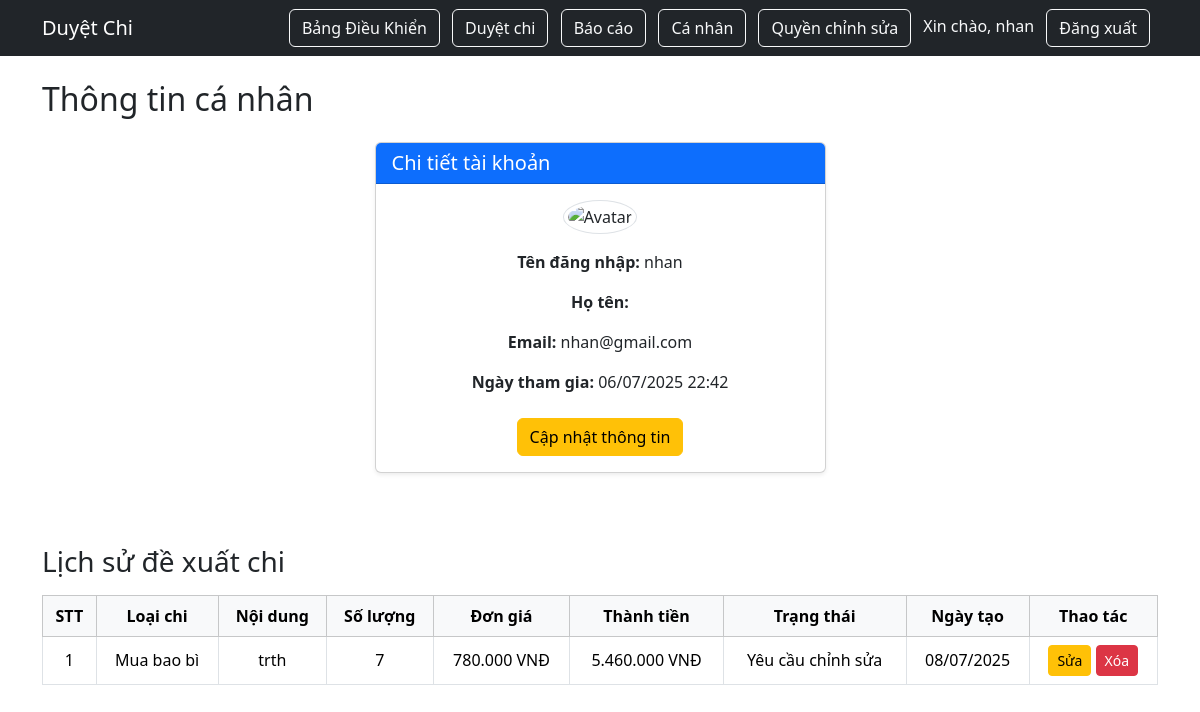
Screenshot of /profile/ (signed in) with the database file from the repository.
### hello/models.py (models this page shows, shortened)
class ExpenseRequest(models.Model):
    EXPENSE_TYPE_CHOICES = [
        ('packaging', 'Mua bao bì'),
        ('maintenance', 'Bảo dưỡng máy'),
        ('fertilizer', 'Mua phân bón'),
    ]
    STATUS_CHOICES = [
        ('submitted', 'Đã gửi'),
        ('manager_approved', 'Trưởng bộ phận duyệt'),
        ('accountant_approved', 'Kế toán duyệt'),
        ('director_approved', 'Giám đốc duyệt'),
        ('rejected', 'Từ chối'),
        ('edit_required', 'Yêu cầu chỉnh sửa'),
    ]
    employee = models.ForeignKey(User, on_delete=models.CASCADE)
    expense_type = models.CharField(max_length=50, choices=EXPENSE_TYPE_CHOICES)
    reason = models.TextField()
    invoice_image = models.ImageField(upload_to='invoices/', blank=True, null=True)
    status = models.CharField(max_length=30, choices=STATUS_CHOICES, default='submitted')
    created_at = models.DateTimeField(auto_now_add=True)
    updated_at = models.DateTimeField(auto_now=True)
    manager_comment = models.TextField(blank=True, null=True)
    accountant_comment = models.TextField(blank=True, null=True)
    director_comment = models.TextField(blank=True, null=True)
    detail = models.CharField(max_length=255, verbose_name="Chi tiết")
    content = models.TextField(verbose_name="Nội dung")
    quantity = models.PositiveIntegerField(verbose_name="Số lượng")
    unit_price = models.DecimalField(max_digits=12, decimal_places=2, verbose_name="Đơn giá")
    @property
    def total_price(self):
        return self.quantity * self.unit_price

### hello/views.py (the view)
# urls.py: path('profile/', views.profile, name='profile'),
@login_required
def profile(request):
    profile, _ = UserProfile.objects.get_or_create(user=request.user)
    expense_history = ExpenseRequest.objects.filter(employee=request.user).order_by('created_at')
    return render(request, 'hello/profile.html', {
        'profile': profile,
        'expense_history': expense_history,
    })

### hello/templatetags/extra_filters.py (called while the page is built)
@register.filter
def format_vnd(value):
    try:
        value = int(value)
        return f"{value:,}".replace(",", ".")
    except:
        return value

### hello/templates/hello/profile.html (shortened to what this page needs)
{% extends "hello/layout.html" %}
{% load static %}
{% load extra_filters %}
{% block content %}
<h2 class="mb-4">Thông tin cá nhân</h2>
<div class="row justify-content-center">
    <div class="col-md-6 col-lg-5">
        <div class="card shadow-sm mb-4">
            <div class="card-header bg-primary text-white">
                <h5 class="mb-0">Chi tiết tài khoản</h5>
            </div>
            <div class="card-body text-center">
                <div class="mb-3">
                    {% if profile.avatar %}
                        <img src="{{ profile.avatar.url }}" alt="Avatar" style="width:150px; height:150px; border-radius:50%; object-fit:cover;">
                    {% else %}
                        <img src="{% static 'default-avatar.png' %}" alt="Avatar" class="img-thumbnail rounded-circle" style="width: 150px; height: 150px; object-fit: cover;">
                    {% endif %}
                </div>
                <p><strong>Tên đăng nhập:</strong> {{ user.username }}</p>
                <p><strong>Họ tên:</strong> {{ user.first_name }} {{ user.last_name }}</p>
                <p><strong>Email:</strong> {{ user.email }}</p>
                <p><strong>Ngày tham gia:</strong> {{ user.date_joined|date:"d/m/Y H:i" }}</p>
                <a href="{% url 'profile_update' %}" class="btn btn-warning mt-2">Cập nhật thông tin</a>
            </div>
        </div>
    </div>
</div>
<h3 class="mt-5 mb-3">Lịch sử đề xuất chi</h3>
<div class="table-responsive">
    <table class="table table-bordered table-hover">
        <thead class="table-light">
            <tr>
                <th>STT</th>
                <th>Loại chi</th>
                <th>Nội dung</th>
                <th>Số lượng</th>
                <th>Đơn giá</th>
                <th>Thành tiền</th>
                <th>Trạng thái</th>
                <th>Ngày tạo</th>
                <th>Thao tác</th>
            </tr>
        </thead>
        <tbody>
            {% for req in expense_history %}
            <tr>
                <td>{{ forloop.counter }}</td>
                <td>{{ req.get_expense_type_display }}</td>
                <td>{{ req.content }}</td>
                <td>{{ req.quantity }}</td>
                <td>{{ req.unit_price|format_vnd }} VNĐ</td>
                <td>{{ req.total_price|format_vnd }} VNĐ</td>
                <td>{{ req.get_status_display }}</td>
                <td>{{ req.created_at|date:"d/m/Y" }}</td>
                <td>
                    <a href="{% url 'expense_edit' req.pk %}" class="btn btn-sm btn-warning">Sửa</a>
                    <a href="{% url 'expense_delete' req.pk %}" class="btn btn-sm btn-danger">Xóa</a>
                </td>
            </tr>
            {% empty %}
            <tr><td colspan="9" class="text-center">Chưa có đề xuất nào.</td></tr>
            {% endfor %}
        </tbody>
    </table>
</div>
{% endblock %}

### hello/templates/hello/layout.html (shortened to what this page needs)
<!DOCTYPE html>
<html lang="vi">
<head>
    <link rel="stylesheet" href="https://cdn.jsdelivr.net/npm/bootstrap@5.3.3/dist/css/bootstrap.min.css">
</head>
<body>
    <nav class="navbar navbar-expand-lg navbar-dark bg-dark mb-4">
        <div class="container">
            <a class="navbar-brand" href="{% url 'home' %}">Duyệt Chi</a>
            <div class="ms-auto">
                {% if user.is_authenticated %}
                    <a href="{% url 'dashboard' %}" class="btn btn-outline-light me-2">Bảng Điều Khiển</a>
                    <a href="{% url 'approval_list' %}" class="btn btn-outline-light me-2">Duyệt chi</a>
                    <a href="{% url 'report' %}" class="btn btn-outline-light me-2">Báo cáo</a>
                    <a href="{% url 'profile' %}" class="btn btn-outline-light me-2">Cá nhân</a>
                    <a href="{% url 'expense_permission_list' %}" class="btn btn-outline-light me-2">Quyền chỉnh sửa</a>
                    <span class="text-light me-2">Xin chào, {{ user.username }}</span>
                    <form method="post" action="{% url 'logout' %}" style="display:inline;">
                        <button type="submit" class="btn btn-outline-light me-2">Đăng xuất</button>
                    </form>
                {% else %}
                    <a href="{% url 'login' %}" class="btn btn-outline-light me-2">Đăng nhập</a>
                {% endif %}
            </div>
        </div>
    </nav>
    <div class="container">
        {% block content %}{% endblock %}
    </div>
</body>
</html>

### hello/templates/hello/profile.html (style rules this page uses)
table.table td, table.table th { vertical-align: middle; text-align: center; }
table.table thead th { background-color: #f8f9fa; font-weight: 600; }

### rows the page displays
ExpenseRequest: expense_type "Mua bao bì", content "trth", quantity "7", unit_price "780.000", total_price "5.460.000", status "Yêu cầu chỉnh sửa", created_at "08/07/2025"

### other values shown
{{ user.username }} "nhan"
{{ user.email }} "nhan@gmail.com"
{{ user.date_joined|date:"d/m/Y H:i" }} "06/07/2025 22:42"
